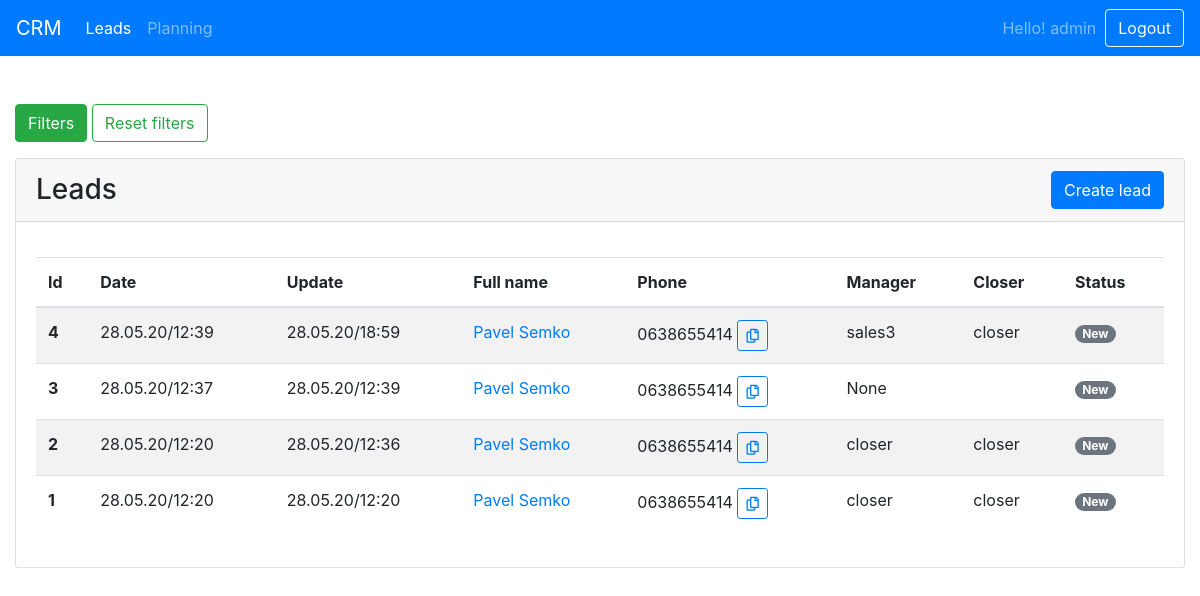
Page / (signed in) on the committed database.
### account/models.py (models this page shows, shortened)
class User(AbstractUser):
    ADMIN = 'ADM'
    CLOSER = 'CLS'
    SALES = 'SLS'
    EMPLOYEE_TYPES = (
        (SALES, 'sales'),
        (CLOSER, 'closer'),
        (ADMIN, 'admin'),
    )
    role = models.CharField(max_length=25, choices=EMPLOYEE_TYPES,default='SLS')
    telegram = models.CharField(max_length=30)
    closer = models.ForeignKey('self',on_delete=models.SET_NULL, null=True,blank=True)

class Leads(models.Model):
    STATUSES_TYPES = (
        ('new', 'New'),
        ('account fixing', 'Account fixing'),
        ('not interested', 'Not interested'),
        ('deposit', 'Deposit'),
        ('registered', 'Registered'),
        ('waiting', 'Waiting'),
        ('sales work', 'Sales work'),
    )
    date = models.DateTimeField(auto_now_add=True,blank=True,null=True)
    update = models.DateTimeField(auto_now_add=True,blank=True,null=True)
    full_name=models.CharField(max_length=100)
    phone=models.CharField(max_length=20)
    about_client=models.TextField(max_length=1000,blank=True)
    source=models.TextField(max_length=1000,blank=True)
    manager= models.ForeignKey(settings.AUTH_USER_MODEL,on_delete=models.SET_NULL,null=True,blank=True,related_name='lead_manager')
    status = models.CharField(max_length=25, choices=STATUSES_TYPES, default='new')
    class Meta:
        get_latest_by = ['id']

### account/views.py (the view, shortened to what this page needs)
# urls.py: 2. Add a URL to urlpatterns:  path('', views.home, name='home')
@login_required(login_url='login/')
def home(request):
    SLS = User.objects.filter(role="SLS")
    CLS = User.objects.filter(role="CLS")
    filter= json.loads(json.dumps(request.GET))
    if(request.GET.get('page')):
        del filter['page']
    filter_url=urllib.parse.urlencode(filter)
    if(request.user.role=="ADM"):
        leads = Leads.objects.filter(**filter)
    elif(request.user.role=="SLS"):
        filter['manager']=request.user.id
        leads = Leads.objects.filter(**filter)
    elif(request.user.role=="CLS"):
        filter['manager__closer']=request.user.id
        leads = Leads.objects.filter(**filter)
    leads=leads.order_by('-id')
    page = request.GET.get('page', 1)
    paginator = Paginator(leads, 100)
    try:
        leads = paginator.page(page)
    except PageNotAnInteger:
        leads = paginator.page(1)
    except EmptyPage:
        leads = paginator.page(paginator.num_pages)
    return render(request, 'index.html',{
        'leads':leads,
        'filter_url':filter_url,
        'SLS':SLS,
        'CLS':CLS,
        'get':filter,
        'active': 'home',
        'start':request.GET.get('start'),
        'end':request.GET.get('end'),
         })

### account/templates/index.html (shortened to what this page needs)
{% extends 'base.html' %}
{% block page %}
    <div class="container-fluid">
    <div class="row">
        <div class="col">
        <p>
  <button class="btn btn-success" type="button" data-toggle="collapse" data-target="#collapseExample" aria-expanded="false" aria-controls="collapseExample">
  Filters
  </button> <a href="/" class="btn  btn-outline-success" >
  Reset filters
  </a>
</p>
           <div class="card">
  <div class="card-header row align-items-center justify-content-between" style="margin: 0 0 15px 0"><h3 style="margin: 0">
      Leads
  </h3>
<button type="button" class="btn btn-primary" data-toggle="modal" data-target="#exampleModal">
Create lead</button>
  </div>
  <div class="card-body">
      <table class="table table-striped">
  <thead>
    <tr>
      <th scope="col">Id</th>
      <th scope="col">Date</th>
      <th scope="col">Update</th>
      <th scope="col">Full name</th>
      <th scope="col">Phone</th>
      <th scope="col">Manager</th>
              {% if user.role == "ADM" %}
      <th scope="col">Closer</th>
        {% endif %}
              <th scope="col">Status</th>
    </tr>
  </thead>
  <tbody>
  {% for lead in leads %}
    <tr>
      <th >{{ lead.id }}</th>
      <td>{{ lead.date|date:"d.m.y/H:i" }}</td>
      <td>{{ lead.update|date:"d.m.y/H:i" }}</td>
      <td><a href="lead/{{ lead.id }}">{{lead.full_name}}</a></td>
      <td><span class="text">{{lead.phone}}</span> <button class="copy btn btn-outline-primary btn-sm"><i class="far fa-copy"></i></button></td>
      <td>{{lead.manager}}</td>
                      {% if user.role == "ADM" %}
      <td>{{lead.manager.closer}}</td>
                {% endif %}
      <td>
          <span class="badge badge-pill
           {% if lead.status == "new" %}
           badge-secondary
           {% elif lead.status == 'account fixing'%}
            badge-warning
{% elif lead.status == 'not interested'%}
badge-danger
{% elif lead.status == 'deposit'%}
badge-success
{% elif lead.status == 'registered'%}
badge-primary
{% elif lead.status == 'waiting'%}
badge-info
{% elif lead.status == 'sales work'%}
badge-dark
{% endif %}
" style="text-transform: capitalize"> {{lead.status}}</span>
      </td>
    </tr>
{% endfor %}
  </tbody>
</table>
  </div>
</div>
        </div>
    </div>
    </div>
    <br>
    <link rel="stylesheet" href="/static/css/bootstrap-datepicker3.min.css">
{% endblock %}

### account/templates/base.html (shortened to what this page needs)
{% load bootstrap4 %}
<!doctype html>
<html lang="en">
<head>
    {% bootstrap_css %}
<link rel="stylesheet" href="https://use.fontawesome.com/releases/v5.13.0/css/all.css">
</head>
<body>
<nav class="navbar navbar-expand-lg navbar-dark bg-primary">
  <a class="navbar-brand" href="/">CRM</a>
  <div class="collapse navbar-collapse" id="navbarSupportedContent">
    <ul class="navbar-nav mr-auto">
      <li class="nav-item {% if active == "home" %} active{% endif %}">
        <a class="nav-link" href="/">Leads</a>
      </li>   <li class="nav-item {% if active == "plan" %} active{% endif %}">
        <a class="nav-link" href="/planning/">Planning</a>
      </li>
    </ul>
          <span class="navbar-text">Hello! {{ user }}&nbsp;&nbsp;</span>
       <a href="/logout/" class="btn btn-outline-light my-2 my-sm-0" type="submit">Logout</a>
  </div>
</nav>
<br><br>
{% block page %}
{% endblock %}
<br><br>
</body>
</html>

### rows in the picture
User: username "admin"
Leads: id "4", date "28.05.20/12:39", update "28.05.20/18:59", full_name "Pavel Semko", phone "0638655414", manager "sales3", manager.closer "closer", status "New"
Leads: id "3", date "28.05.20/12:37", update "28.05.20/12:39", full_name "Pavel Semko", phone "0638655414", manager "None", status "New"
Leads: id "2", date "28.05.20/12:20", update "28.05.20/12:36", full_name "Pavel Semko", phone "0638655414", manager "closer", manager.closer "closer", status "New"
Leads: id "1", date "28.05.20/12:20", update "28.05.20/12:20", full_name "Pavel Semko", phone "0638655414", manager "closer", manager.closer "closer", status "New"
